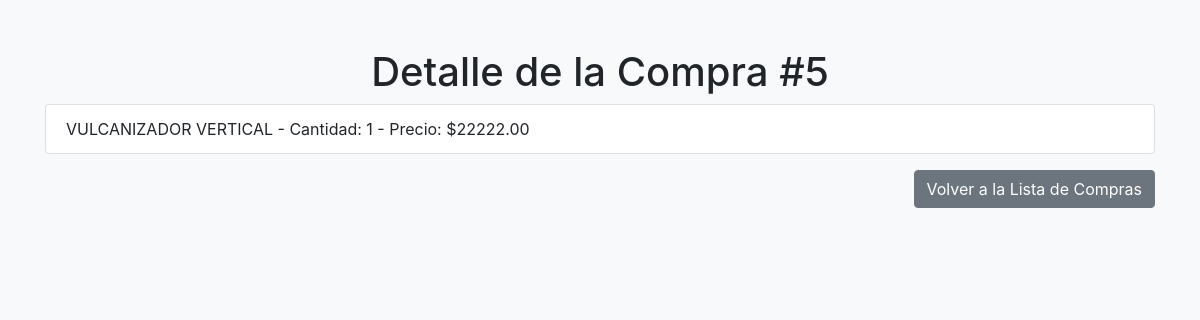
Screenshot of /miapp/compras/5/ (signed in) with the database file from the repository.
### miapp/models.py (models this page shows, shortened)
class Compra(models.Model):
    usuario = models.ForeignKey(UsuarioAdmin, on_delete=models.CASCADE)
    productos = models.ManyToManyField(Producto, through='DetalleCompra')
    fecha = models.DateTimeField(auto_now_add=True)
    total = models.DecimalField(max_digits=10, decimal_places=2, default=0)

class DetalleCompra(models.Model):
    compra = models.ForeignKey(Compra, on_delete=models.CASCADE)
    producto = models.ForeignKey(Producto, on_delete=models.CASCADE)
    cantidad = models.PositiveIntegerField()

class Producto(models.Model):
    nombre = models.CharField(max_length=100)
    descripcion = models.TextField()
    precio = models.DecimalField(max_digits=10, decimal_places=2)
    imagen = models.ImageField(upload_to='productos/', blank=True, null=True)
    stock = models.IntegerField(default=0)  # Agregar el campo stock

### miapp/views.py (the view)
# urls.py: path('compras/<int:compra_id>/', detalle_compra, name='detalle_compra'),
@login_required
def detalle_compra(request, compra_id):
    compra = Compra.objects.get(id=compra_id)
    detalles = DetalleCompra.objects.filter(compra=compra)
    return render(request, 'detalle_compra.html', {'compra': compra, 'detalles': detalles})

### miapp/templates/detalle_compra.html (shortened to what this page needs)
<!DOCTYPE html>
<html lang="es">
<head>
    <link rel="stylesheet" href="https://stackpath.bootstrapcdn.com/bootstrap/4.5.2/css/bootstrap.min.css">
</head>
<body class="bg-light">
    <div class="container mt-5">
        <div class="row">
            <div class="col">
                <h1 class="text-center">Detalle de la Compra #{{ compra.id }}</h1>
                <ul class="list-group">
                    {% for detalle in detalles %}
                    <li class="list-group-item d-flex justify-content-between align-items-center">
                        <span>{{ detalle.producto.nombre }} - Cantidad: {{ detalle.cantidad }} - Precio: ${{ detalle.producto.precio }}</span>
                    </li>
                    {% endfor %}
                </ul>
                <div class="text-right mt-3">
                    <a href="{% url 'lista_compras' %}" class="btn btn-secondary">Volver a la Lista de Compras</a>
                </div>
            </div>
        </div>
    </div>
</body>
</html>

### rows the page displays
Compra: id "5"
DetalleCompra: producto.nombre "VULCANIZADOR VERTICAL", cantidad "1", producto.precio "22222.00"
